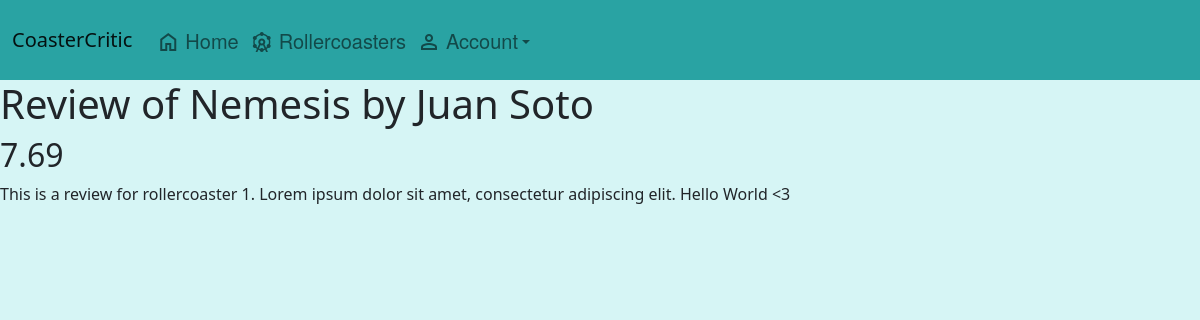
The app's page /review/15 with its own data.
### app/models.py (models this page shows)
class Rollercoaster(db.Model):
    id = db.Column(db.Integer, primary_key=True)
    name = db.Column(db.String(100))
    year = db.Column(db.Integer)
    height = db.Column(db.Float)
    length = db.Column(db.Float)
    manufacturer = db.Column(db.String(100))
    model = db.Column(db.String(100))
    inversions = db.Column(db.Integer)
    speed = db.Column(db.Float)
    reviews = db.relationship('Review', lazy=True)

class User(UserMixin, db.Model):
    id = db.Column(db.Integer, primary_key=True)
    password = db.Column(db.String(100))
    name = db.Column(db.String(100))
    reviews = db.relationship('Review', lazy=True, back_populates='user')

class Review(db.Model):
    id = db.Column(db.Integer, primary_key=True)
    user_id = db.Column(db.Integer, db.ForeignKey('user.id'), nullable=False)
    rollercoaster_id = db.Column(db.Integer, db.ForeignKey('rollercoaster.id'), nullable=False)
    rating = db.Column(db.Float)
    review_text = db.Column(db.String(400))
    likes = db.Column(db.Integer)
    user = db.relationship('User', backref=db.backref('user_reviews', lazy=True))
    rollercoaster = db.relationship('Rollercoaster', backref=db.backref('coaster_reviews', lazy=True))

### app/main.py (the view)
@main.route('/review/<review_id>')
def review_page(review_id):
    db_query = (
        db.session.query(models.Review, models.Rollercoaster, models.User)
        .join(models.Rollercoaster, models.Review.rollercoaster_id == models.Rollercoaster.id)
        .join(models.User, models.Review.user_id == models.User.id)
        .filter(models.Review.id == review_id)
        .all()
    )
    if len(db_query) > 0:
        db_query = db_query[0]
        review = db_query[0]
        if review:
            rollercoaster = db_query[1]
            user = db_query[2]
            return render_template('review.html', review=review, user=user, rollercoaster=rollercoaster)
    return redirect(url_for('main.four_o_four'))

### app/templates/review.html
{% extends "base.html" %}
{% block content %}
<div class="page_container_v">
  <div>
    <h1>Review of {{rollercoaster.name}} by {{user.name}}</h1>
    <h2>{{review.rating}}</h2>
    <md-block>{{review.review_text}}</md-block>
  </div>
</div>
{% endblock %}

### app/static/styles.css (style rules this page uses)
.page_container_v { display: flex; flex-direction: column; flex-grow: 1; gap: 10px; }
body { background-color: #d6f5f5; }

### records on screen
Rollercoaster: name "Nemesis"
User: name "Juan Soto"
Review: rating "7.69", review_text "This is a review for rollercoaster 1. Lorem ipsum dolor sit amet, consectetur adipiscing elit. Hello World <3"
